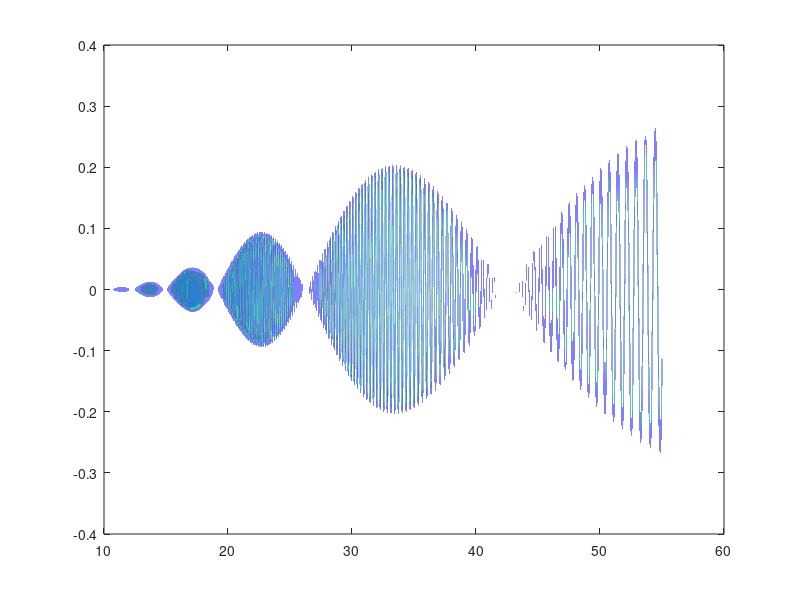

MATLAB code for this plot: (Note: this script raises an error after producing the figure.)
close all
clear objFab
clc

%% Simulated data: dHvA oscilation, frequencies F1 and F2, xi given by
%Lifshitz-Kosevich formula
% F1 = 3753;
% F2 = 3697;
H = 10:.00001:55;
% xi is proportional to H here, looking Schomberg P. 56 (P. 90 PDF)
F1 = 3761;%1;
F2 = 3692;
c = 3e-4;%2.2;
mom = .90;%
x = 7.;
a = 14.7*mom;
T = .96;
xi = (F1^2*exp(-a*x./H).*cos(2*pi*F1./H)./sinh(a*T./H)+F2^2*exp(-a*x./H).*cos(2*pi*F2./H+pi/4)./sinh(a*T./H)).*(c./(H.^(5/2)));%%3687%
% xi = 2.2*(cos(2*pi*F2./H)+
objFab.xUp = H;
objFab.yUp = xi;
objFab.temp = 1; 

%%
plot(objFab.xUp,objFab.yUp)
% figure
% plot(1./H,xi)
%% Fourier transform simulated data
endFields = 15:.5:55;%[35];%
iendFields = 1./endFields;
iFFspan = abs((1/40-1/55));%.02;%
fRange = [4 4500];
for jj = 1:length(endFields)
    iendField = 1/endFields(jj);
    iFFrange = [iendField+iFFspan, iendField];
    FFrange = 1./iFFrange     ;                  
    FFT = FFTcalc(objFab,'dHvA',FFrange,'up',fRange,'filter');      
    FFTmaxFab(jj) = max(FFT.FFT);
    FFTrangeFab(jj) = mean(FFT.range);
    Bm_fab(jj) = (1/2*(1./FFT.range(1)+1/FFT.range(2)))^(-1);
%     
%     figure
%     plot(FFT.f,FFT.FFT)
end
% objFab.FFT = FFTcalc(objFab,endFields,iFFspan,[5 4500]);%R
FFTfab.max = FFTmaxFab;
FFTfab.peak = FFTrangeFab;

%% Plot FFT max of simulated data and actual data
% Aexper = 19000000*exp(-a*x./CFmax1)./sinh(a*T./CFmax1)./(CFmax1.^(5/2));
% figure
% plot(1./Bm,FFTmax)%FFTmax)%,'b')
% hold on
% plot(1./Bmmaxstar,FFTmaxstar,'*')
% plot(1./Bm1,FFTmax1,'Color','m','LineWidth',.7)%[0.4940, 0.1840, 0.5560])[0 .7 0]
% plot(1./Bmmaxstar1,FFTmaxstar1,'*')
% plot(1./Bm_fab,FFTfab.max,'r')%*.025/.73
% title('Beating between 3760 and 3690')
% legend('FFT','FFT select pnts','FFT with bp filter 3500 to 3900 T','bp FFT select pnts','simulated FFT')
% xlabel('1/B_m (1/T)')
% ylabel('Fourier Amp. (Arb. Units)')
% ylim([0 1700])




%% Use class to load data 
loc = 'C:\Users\repag\Documents\DiTusa\MagLab\031919_PdGa\031919\';
temps = [1.52 .62 5.71 3.96 8 10 12 14 18 3.27 2.24 .96];
files = dir(strcat(loc,'*.ASC'));
filesFFT = dir(strcat(loc,'FT*'));
[temps,I] = find(temps == .96);
files = files(I);
filesFFT = filesFFT(I);
%% low pass filter with cut off frequency at 40000
obj = dHvA(loc,temps,files,filesFFT);
endFields = 15:.5:55;%
iendFields = 1./endFields;
iFFspan = abs((1/40-1/55));

dHvA.FFTload(obj,endFields,iFFspan,[5 6000],'lowpass',40000);

%find max value
for ii = 1:length(obj.FFT.range)
    [~,Itop] = min(abs(obj.FFT.range(1).upTemp.f-3500));
    [FFTmax(ii), I(ii)] = max(obj.FFT.range(ii).upTemp.FFT(Itop:end));
    CFmax1(ii) = mean(obj.FFT.range(ii).upTemp.range);
    Bm(ii) = (1/2*(1/obj.FFT.range(ii).upTemp.range(1)+1/obj.FFT.range(ii).upTemp.range(2)))^(-1)
    I(ii) = I(ii)+Itop;
end


%% Plot FFT of data with low pass filter
FFTmaxstar = FFTmax(1:8:end);
Bmmaxstar = Bm(1:8:end);
CFmaxstar = CFmax1(1:8:length(FFTmax));
figure
leg = [];
plt_cnt = 1;
cnt = 1;
c = hot(length(1:8:length(FFTmax))+6);
for ii = 1:8:length(FFTmax)
    p(plt_cnt) = plot(obj.FFT.range(ii).upTemp.f,obj.FFT.range(ii).upTemp.FFT,...
        'Color',c(cnt,:),'LineWidth',1)%(Itop:end)
    hold on
    p(plt_cnt+1) = plot(obj.FFT.range(ii).upTemp.f(I(ii)),FFTmax(ii),...
        '*','Color',p(plt_cnt).Color,'LineWidth',1)
    leg = [leg,{sprintf('%0.0f mT^{-1}',(1/Bm(ii))*1e3)}];
%     cnt = cnt+1;
    plt_cnt = plt_cnt+2;
    cnt = cnt+1;
%     pause(.5)
end
ledg = legend(p(1:2:end),leg,'Location','East','FontSize',13)
title(ledg,'B_m^{-1} values')
xlabel('Frequency (T)')
ylabel('Fourier amp. (arb. units)')
xlim([0 5500])
ylim([0 500])
ax = gca;
ax.XTick=500:1000:4500;
ax.YTick=0:100:400;
ax.FontSize = 13;
str = 'PdGa, 0.96 K, Fourier Window 6.8 mT^{-1}'
% str = [str newline 'Mulitple B_m values'];
dim = [.13 .80 .55 .12];
dim2 = [.15 .75 .55 .12];
t = annotation('textbox',dim,'String',str,'FitBoxToText','on','FontSize',13,'LineStyle','none');
% t2 = annotation('textbox',dim2,'String',str2,'FontSize',12,'Boxoff');%'FitBoxToText','on',
%% fourier transform data with band pass filter with frequencies at 3500 
%and 3900
obj1 = dHvA(loc,temps,files,filesFFT);
endFields = 15:.5:55;%
iendFields = 1./endFields;
iFFspan = abs((1/40-1/55));

dHvA.FFTload(obj1,endFields,iFFspan,[5 4500],'bandpass', [3500 3900]);
%find max value
for ii = 1:length(obj1.FFT.range)
    [FFTmax1(ii), I(ii)] = max(obj1.FFT.range(ii).upTemp.FFT);
    CFmax(ii) = mean(obj1.FFT.range(ii).upTemp.range);
    Bm1(ii) = (1/2*(1/obj1.FFT.range(ii).upTemp.range(1)+1/obj1.FFT.range(ii).upTemp.range(2)))^(-1)
end

%% Plot FFT of data with low pass filter
FFTmaxstar1 = FFTmax1(1:8:end);
Bmmaxstar1 = Bm1(1:8:end);
CFmaxstar = CFmax1(1:8:length(FFTmax1));
figure
cnt = 1;
for ii = 1:8:length(FFTmax1)
    plot(obj1.FFT.range(ii).upTemp.f,obj1.FFT.range(ii).upTemp.FFT)%(Itop:end)
    hold on
    plot(obj1.FFT.range(ii).upTemp.f(I(ii)),FFTmax1(ii),'*')
%     cnt = cnt+1;
end
%% Plot FFT max of simulated data and actual data
% Aexper = 19000000*exp(-a*x./CFmax1)./sinh(a*T./CFmax1)./(CFmax1.^(5/2));
figure
plot(1./Bm,FFTmax)%FFTmax)%,'b')
hold on
plot(1./Bmmaxstar,FFTmaxstar,'*')
plot(1./Bm1,FFTmax1,'Color','m','LineWidth',.7)%[0.4940, 0.1840, 0.5560])[0 .7 0]
% plot(1./Bmmaxstar1,FFTmaxstar1,'*')
plot(1./Bm_fab,FFTfab.max,'r')%
% title('Beating between 3760 and 3690')
legend('FFT','FFT select pnts','FFT with bp filter 3500 to 3900 T','simulated FFT','FontSize',12)
xlabel('1/B_m (1/T)')
ylabel('Fourier Amp. (Arb. Units)')
ylim([0 1900])
xlim([.02 .07])
ax = gca;
ax.XTick=.02:.01:.07;
ax.YTick=0:400:1600;
ax.FontSize = 12;
str = sprintf('PdGa, beeting between 3761 and 3692 T Fourier Amp.');
dim = [.15 .80 .55 .12];
t = annotation('textbox',dim,'String',str,'FitBoxToText','on','FontSize',12,'EdgeColor',[1 1 1]);
%%
% figure
% for ii = 1:2:length(obj.FFT.range)
% 
% plot(obj1.FFT.range(20).upTemp.f,obj1.FFT.range(20).upTemp.FFT)
% hold on
% pause(1)
% end



%%
% x = [-10:10];
% y = exp(1./x)./sinh(1./x);
% figure
% plot(x,y)
